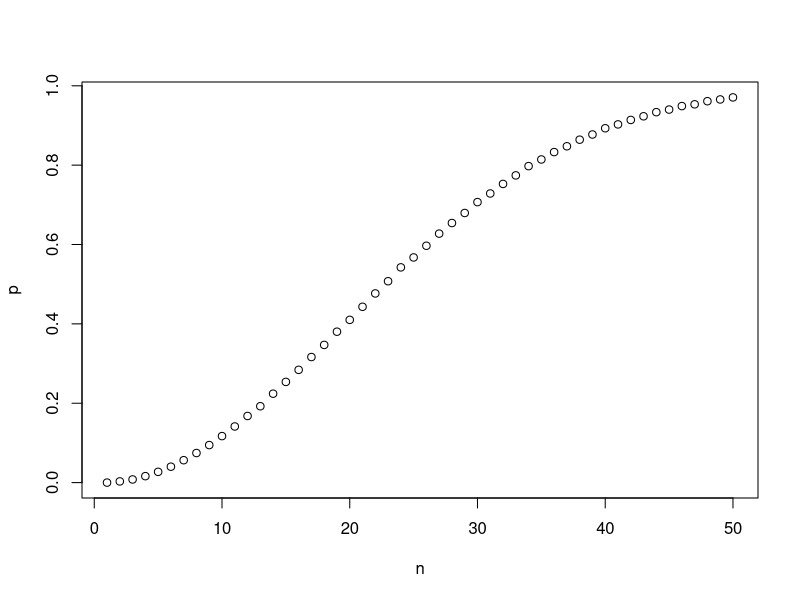
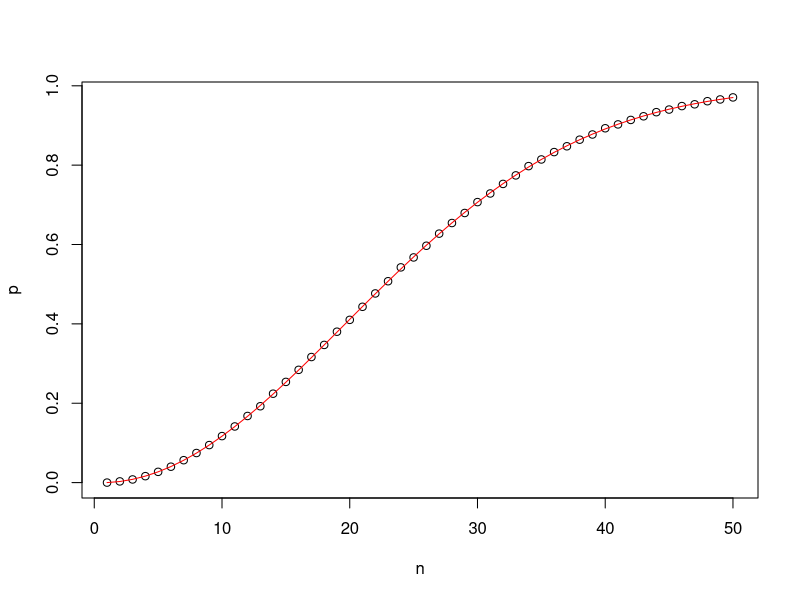
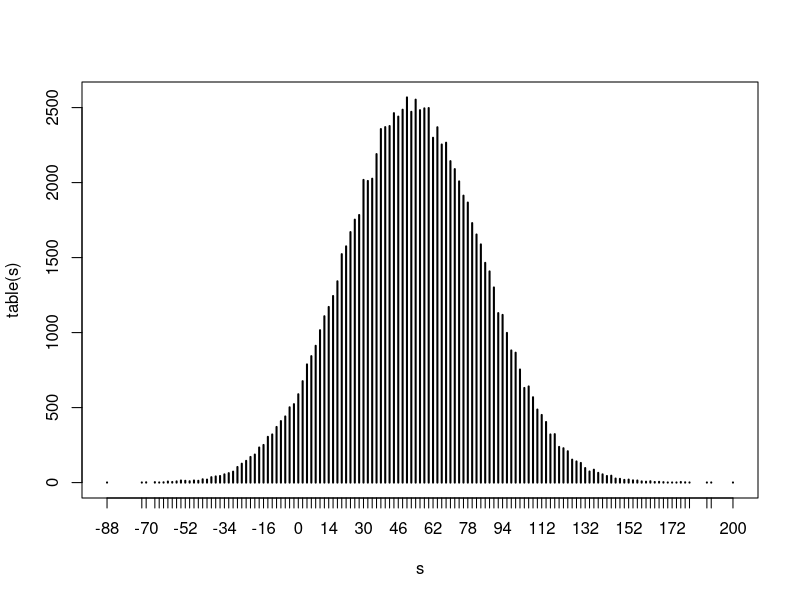

Recreate these plots in R, in order. (Note: a time limit stopped this script after it produced the figures.)
## ---- chunk 1
set.seed(2023-10-1)
n <- 25
bdays <- sample(1:365, size = n, replace = TRUE)
## ---- chunk 2
any(duplicated(bdays))
## ---- chunk 3
n <- 25
B <- 10^5
replicate(B,{
  bdays <- sample(1:365, size = n, replace = TRUE)
  any(duplicated(bdays))
}) |> mean()
## ---- chunk 4
n <- seq(1, 50)
pr <- function(n){
  replicate(B,{
    bdays <- sample(1:365, size = n, replace = TRUE)
    any(duplicated(bdays))
  }) |> mean()
}
p <- sapply(n, pr)
plot(n, p)
## ---- chunk 5
epr <- function(n){
  1 - prod(seq(365, 365 - n + 1)/365)
}
ep <- sapply(n, epr)
plot(n, p)
lines(n, ep, col = "red")
## ---- chunk 6
x <- sample(c(-1, 1), size = 1, prob = c(9/19, 10/19))
## ---- chunk 7
replicate(10, sample(c(-1, 1), size = 1, prob = c(9/19, 10/19)))
## ---- chunk 8
sample(c(-1, 1), size = 10, replace = TRUE, prob = c(9/19, 10/19))
## ---- chunk 9
x <- rbinom(10, 1, 10/19); x <- x*2 - 1
## ---- chunk 10
x <- sample(c(-1, 1), size = 1000, replace = TRUE, prob = c(9/19, 10/19))
s <- sum(x)
## ---- chunk 11
s <- replicate(10^5,{
  x <- sample(c(-1, 1), size = 1000, replace = TRUE, prob = c(9/19, 10/19))
  sum(x)
})
plot(table(s))
## ---- chunk 12
mean(s < 0)
## ---- chunk 13
x <- sample(c(-1, 1), size = 10^6, replace = TRUE, prob = c(9/19, 10/19))
mean(x)
sqrt(mean((x - mean(x))^2))
sd(x)
## ---- chunk 14
n <- 1000
mu <- 1/19
sigma <- 2*sqrt(9/19*10/19)
pnorm(-sqrt(n)*mu/sigma)
## ---- chunk 15
n <- ceiling((-sigma/mu*qnorm(0.01))^2)
## ---- chunk 16
## Hint: copy and paste one of the previous Monte Carlo simulations and change n
s <- replicate(10^5,{
  x <- sample(c(-1, 1), size = n, replace = TRUE, prob = c(9/19, 10/19))
  sum(x)
})
mean(s < 0)
## ---- chunk 17
s <- replicate(10^3,{
  x <- sample(c(0, 1), size = 5*10^5, replace = TRUE, 
              prob = c(1 - 10^-6, 10^-6))
  sum(x)
})
plot(table(s))
## ---- chunk 18
sapply(0:3, function(k) mean(s == k))
dpois(0:3, 0.5)
## ---- chunk 19
p <- 0.04 #default prob
s <- replicate(10^5,{
  x <- sample(c(-200000, 10000), size = 10000, replace = TRUE, prob = c(p, 1-p))
  sum(x)
})
hist(s)
## ---- chunk 20
p <- 0.04 #default prob
s <- replicate(10^5,{
  p <- 0.04 + runif(1, -0.02, 0.02)
  x <- sample(c(-200000, 10000), size = 10000, replace = TRUE, prob = c(p, 1 - p))
  sum(x)
})
hist(s)
